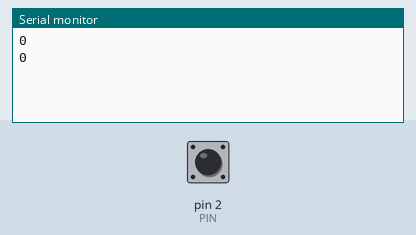
A sketch run on a simulated Arduino Uno, built with avr-gcc and run on an emulated ATmega328P. Parts: the last lines printed to the serial monitor. The test bench sets the inputs (shaded band); at power-on: pin 2 (PIN) HIGH.

Above: at 1.2 s.
1.3 s: pin 2 (PIN) pulled LOW for 0.15 s
At 2.7 s:
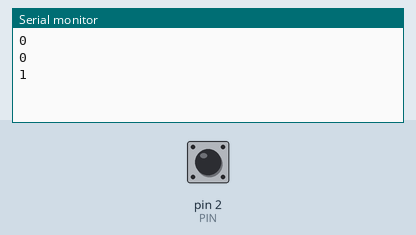
2.9 s: pin 2 (PIN) pulled LOW for 1 s
At 4.4 s:
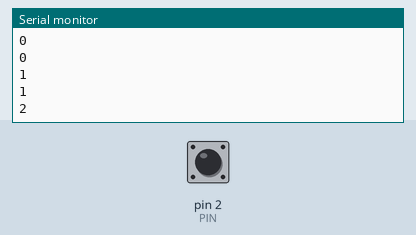
5.4 s: pin 2 (PIN) pulled LOW for 0.15 s
At 6.8 s:
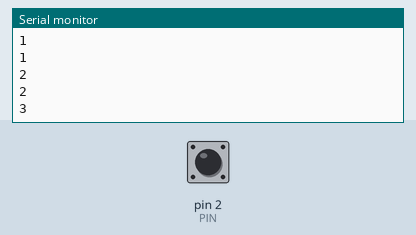
Timing chart, 0 to 8.4 s (numbered marks = the images above; inputs shaded):
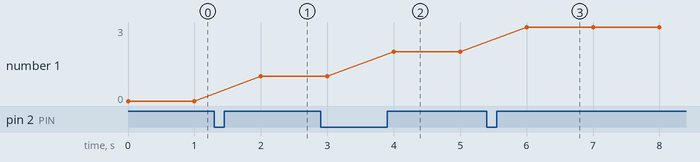

Measured:
- after the input at 1.3 s, the serial monitor: prints a new line after 0.70 s (image 1)
- after the input at 2.9 s, the serial monitor: prints a new line after 1.1 s (image 2)
- after the input at 5.4 s, the serial monitor: prints a new line after 0.60 s (image 3)
- plotted number 1: 0 → 1 after the input at 1.3 s, 1 → 2 after the input at 2.9 s, 2 → 3 after the input at 5.4 s

The sketch:

testInterrupt.ino
```cpp
#define PIN 2

#include <Time.h>

volatile int val;
volatile int sec;

void setup() {
  // put your setup code here, to run once:
  Serial.begin(9600);
  pinMode(PIN, INPUT_PULLUP);
  attachInterrupt(digitalPinToInterrupt(PIN), test, RISING);
  val = 0;
  sec = 0;
}

void loop() {
  // put your main code here, to run repeatedly:
  Serial.println(val);
  delay(1000);
}

void test()
{
  int segundo = second();
  if(segundo > sec)
  {
    val += 1;
    sec = segundo;
  }
}
```
